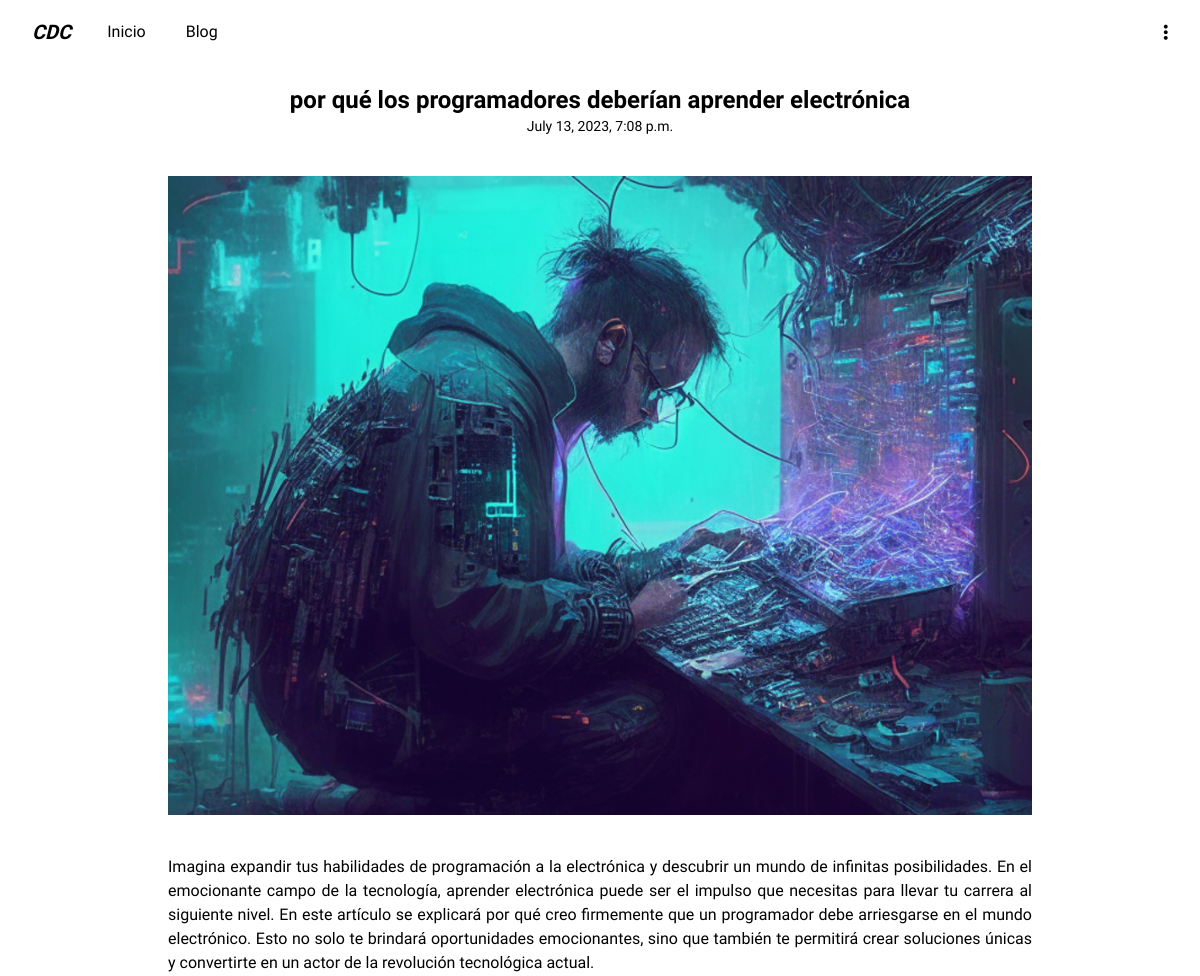
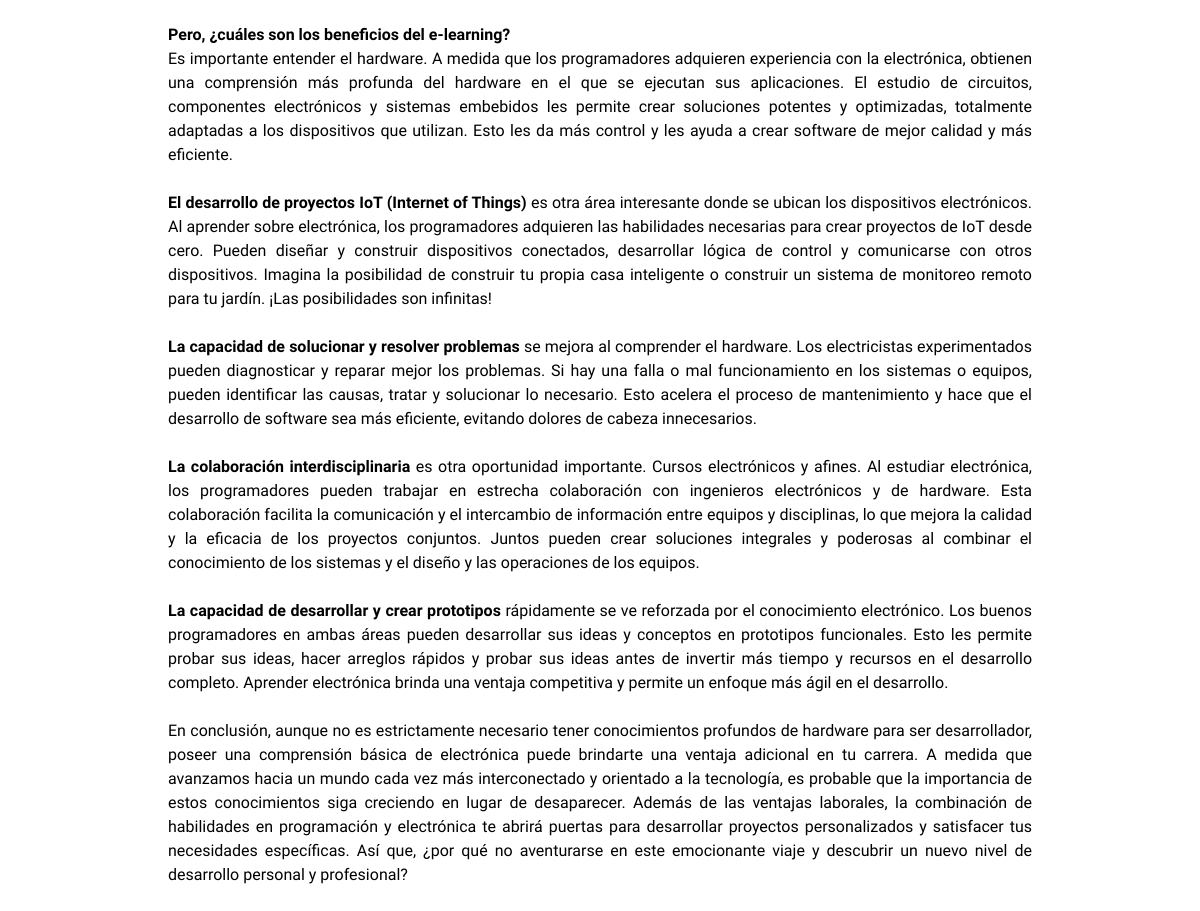
/blog/post/1, run on the app's committed database (2 pictures, top to bottom).
### blog/models.py (models this page shows)
class Post(models.Model):
    title = models.CharField(max_length=100)
    description = models.TextField()
    image = models.ImageField(upload_to="blog/images")
    date = models.DateTimeField(auto_now_add=True)

### blog/views.py (the view)
# urls.py: path("post/<int:id>", render_post)
def render_post(request, id):
    post = get_object_or_404(Post, pk=id)
    return render(request, "blog_posts.html", {"title":post.title,"post": post})

### blog/templates/blog_posts.html
{% extends "layout.html" %}
{% block content %}
<div class="container mt-5 m-auto w-full">
    <h1 class="text-center text-2xl font-semibold mx-auto">{{ post.title }}</h1>
    <p class="text-sm mx-0 text-center">{{ post.date }}</p>
</div>
<div class="container mt-10 w-full sm:px-20 px-6">
    <img class="w-min m-auto" src="{{ post.image.url }}" alt="Imagen alusiva al artículo">
</div>
<div class="container mt-10 w-full px-6 sm:px-20">
    <div class="mx-auto text-justify">{{ post.description|safe }}</div>
</div>
{% endblock %}

### portfolio/templates/layout.html (shortened to what this page needs)
{% load tailwind_tags %}
<!DOCTYPE html>
<html lang="es">
<head>
  {% tailwind_css %}
  <link rel="stylesheet" href="https://cdnjs.cloudflare.com/ajax/libs/font-awesome/6.2.1/css/all.min.css"
 />
</head>
<body class="dark:bg-black dark:text-white">
  <header>
    <nav>
      <div class="mx-auto max-w-7xl sm:px-6 lg:px-8">
        <div class="relative flex h-16 items-center justify-between">
          <div class="flex flex-1 items-center justify-center sm:items-stretch sm:justify-start">
            <div class="flex flex-shrink-0 items-center">
              <i class="font-extrabold text-xl">CDC</i>
            </div>
            <div class="hidden sm:ml-6 sm:block">
              <div class="flex space-x-4" id="big_menu">
                <a href="/" class="nav-item block">Inicio</a>
                <a href="/blog/" class="nav-item block">Blog</a>
              </div>
            </div>
          </div>
          <div class="absolute inset-y-0 right-5 flex items-center pr-2 sm:static sm:inset-auto sm:ml-6 sm:pr-0">
            <div class="relative ml-3">
              <div>
                <button type="button" class="m-auto flex text-lg focus:outline-none" id="user-menu-button"
                  aria-expanded="false" aria-haspopup="true">
                  <i class="fa-solid fa-ellipsis-v"></i>
                </button>
              </div>
            </div>
          </div>
        </div>
      </div>
    </nav>
  </header>
  <div class="container mx-auto m-0">
    {% block content %}
    {% endblock %}
  </div>
  <footer>
    <div class="mx-auto max-w-7xl sm:px-6 lg:px-8 mt-5 h-16">
    </div>
  </footer>
</body>
</html>

### data on the page
Post: title "por qué los programadores deberían aprender electrónica", date "July 13, 2023, 7:08 p.m.", image (picture), description "Imagina expandir tus habilidades de programación a la electrónica y descubrir un mundo de infinitas posibilidades. En el emocionante campo de la tecnología, aprender electrónica puede ser el impulso que necesitas para llevar tu carrera al siguiente nivel. En este artículo se explicará por qué creo firmemente que un programador debe arriesgarse en el mundo electrónico. Esto no solo te brindará oportunidades emocionantes, sino que también te permitirá crear soluciones únicas y convertirte en un actor de la revolución tecnológica actual. Pero, ¿cuáles son los beneficios del e-learning? Es importante entender el hardware. A medida que los programadores adquieren experiencia con la electrónica,…"
